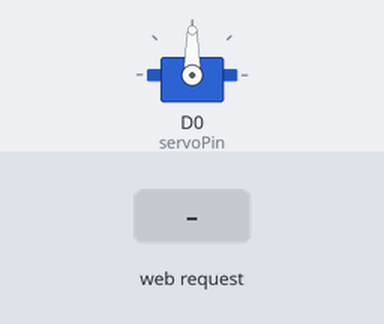
A sketch run on a simulated ESP8266 (NodeMCU). On the bench: servo. Inputs (shaded band) come from the test bench. WiFi joins after 1.5 s; servers stay silent unless stated; what the sketch prints to the serial monitor is not drawn.

Above: at 2.7 s.
2.8 s: HTTP request GET /face/pretty received
At 4.0 s:
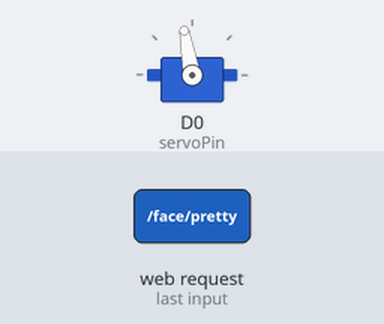
4.3 s: HTTP request GET /face/angry received
At 5.3 s:
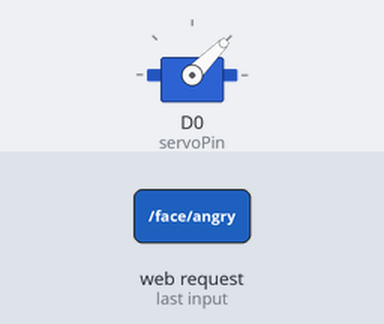
Timing chart, 0 to 7.3 s (numbered marks = the images above; inputs shaded):
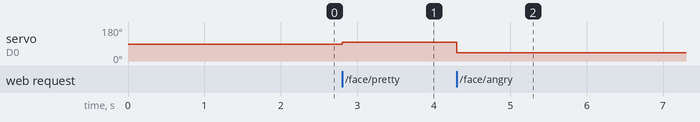

The sketch:

FeistyPetControll.ino
```cpp
/*
 *  This sketch demonstrates how to set up a simple HTTP-like server.
 *  The server will set a GPIO pin depending on the request
 *    http://server_ip/led/0 will set the GPIO2 low,
 *    http://server_ip/led/1 will set the GPIO2 high
 *  server_ip is the IP address of the ESP8266 module, will be
 *  printed to Serial when the module is connected.
 */

#include <ESP8266WiFi.h>
#include <Servo.h>

#define servoPin D0
const char* ssid = "YOUR_WIFI_NAME";
const char* password = "YOUR_WIFI_PASSWORD";
Servo myservo;  // create servo object to control a servo

// Create an instance of the server
// specify the port to listen on as an argument
WiFiServer server(80);

void setup() {
  Serial.begin(74880);
  delay(10);

  // prepare GPIO2
  // pinMode(servoPin, OUTPUT);
  // digitalWrite(servoPin, 0);

  // Connect to WiFi network
  Serial.println();
  Serial.println();
  Serial.print("Connecting to ");
  Serial.println(ssid);

  WiFi.mode(WIFI_STA);
  WiFi.begin(ssid, password);

  while (WiFi.status() != WL_CONNECTED) {
    delay(500);
    Serial.print(".");
  }
  Serial.println("");
  Serial.println("WiFi connected");

  // Start the server
  server.begin();
  Serial.println("Server started");

  // Print the IP address
  Serial.println(WiFi.localIP());
  myservo.attach(servoPin);  // attaches the servo on pin 9 to the servo object
}

void loop() {
  // Check if a client has connected
  WiFiClient client = server.available();
  if (!client) {
    return;
  }

  // Wait until the client sends some data
  Serial.println("new client");
  while(!client.available()){
    delay(1);
  }

  // Read the first line of the request
  String req = client.readStringUntil('\r');
  Serial.println(req);
  client.flush();

  // Match the request
  int val;
  if (req.indexOf("/face/pretty") != -1){
  myservo.write(100); // the less this value the angriest it is
  } else if (req.indexOf("/face/angry") != -1) {
  myservo.write(45); // the less this value the angriest it is
  } else {
    Serial.println("invalid request");
    client.stop();
    return;
  }

  // Set GPIO2 according to the request
  // digitalWrite(servoPin, val);

  client.flush();

  // Prepare the response
  String s = "HTTP/1.1 200 OK\r\nAccess-Control-Allow-Origin: *\r\nContent-Type: text/html\r\n\r\n<!DOCTYPE HTML>\r\n<html>\r\nGPIO is now ";
  s += (val)?"high":"low";
  s += "</html>\n";

  // Send the response to the client
  client.print(s);
  delay(1);
  Serial.println("Client disonnected");

  // The client will actually be disconnected
  // when the function returns and 'client' object is detroyed
}
```

Measured:
- after the input at 2.8 s, servo on D0 (servoPin): 90° → 100° at once
- after the input at 4.3 s, servo on D0 (servoPin): 100° → 45° at once
